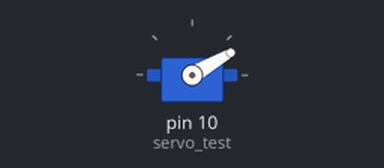
The sketch below on a simulated Arduino Uno, built with avr-gcc and run on an emulated ATmega328P. Parts: servo. What the sketch prints to the serial monitor is not drawn.

Above: at 0.05 s.
Timing chart, 0 to 3.0 s (numbered marks = the images above):
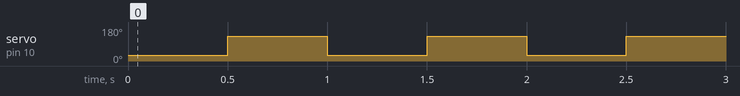

The sketch:

Servo_test.ino
```cpp
#include <Servo.h>              //Servo library

Servo servo_test;        //initialize a servo object for the connected servo

int angle = 0;

void setup()
{
  Serial.begin(9600);
  Serial.println("Initiate program");
  servo_test.attach(10);      // attach the signal pin of servo to pin9 of arduino
}

void loop() {
  /*
  for(int angle = 0; angle < 360; angle += 1){    // command to move from 0 degrees to 180 degrees
    servo_test.write(angle);                 //command to rotate the servo to the specified angle
    delay(30);
  }
  Serial.println("1");
  delay(250);
  for(int angle = 360; angle>=1; angle-=5)     // command to move from 180 degrees to 0 degrees
  {
    servo_test.write(angle);              //command to rotate the servo to the specified angle
    delay(30);
  }
  Serial.println("2");
  delay(250);
  */

  /*
  for (int i = 20; i < 180; i++){
    servo_test.write(i);
    Serial.println(i);
    delay(30);
  }
  */

  servo_test.write(30);
  Serial.println(30);
  delay(500);

  servo_test.write(130);
  //Serial.println(150);
  delay(500);


}
```

Measured:
- by itself, servo on pin 10 (servo_test): alternates 130° for 0.50 s and 30° for 0.50 s
